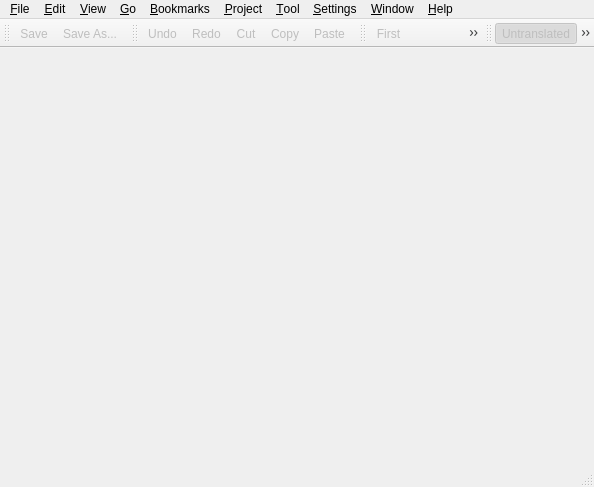
<ui version="4.0" >
 <class>MainWindow</class>
 <widget class="QMainWindow" name="MainWindow" >
  <property name="enabled" >
   <bool>true</bool>
  </property>
  <property name="geometry" >
   <rect>
    <x>0</x>
    <y>0</y>
    <width>594</width>
    <height>487</height>
   </rect>
  </property>
  <property name="sizePolicy" >
   <sizepolicy>
    <hsizetype>7</hsizetype>
    <vsizetype>7</vsizetype>
    <horstretch>0</horstretch>
    <verstretch>0</verstretch>
   </sizepolicy>
  </property>
  <property name="minimumSize" >
   <size>
    <width>400</width>
    <height>300</height>
   </size>
  </property>
  <property name="contextMenuPolicy" >
   <enum>Qt::DefaultContextMenu</enum>
  </property>
  <property name="windowTitle" >
   <string>Form</string>
  </property>
  <property name="windowIcon" >
   <iconset>../images/pootling.png</iconset>
  </property>
  <property name="toolTip" >
   <string/>
  </property>
  <property name="statusTip" >
   <string/>
  </property>
  <property name="whatsThis" >
   <string/>
  </property>
  <widget class="QWidget" name="centralwidget" />
  <widget class="QMenuBar" name="menubar" >
   <property name="geometry" >
    <rect>
     <x>0</x>
     <y>0</y>
     <width>594</width>
     <height>28</height>
    </rect>
   </property>
   <widget class="QMenu" name="menuBookmark" >
    <property name="title" >
     <string>&amp;Bookmarks</string>
    </property>
    <addaction name="actionAddBookmarks" />
    <addaction name="actionClearBookmarks" />
    <addaction name="separator" />
   </widget>
   <widget class="QMenu" name="menuGo" >
    <property name="title" >
     <string>&amp;Go</string>
    </property>
    <addaction name="actionFirst" />
    <addaction name="actionPrevious" />
    <addaction name="actionNext" />
    <addaction name="actionLast" />
    <addaction name="separator" />
    <addaction name="actionGoTo" />
   </widget>
   <widget class="QMenu" name="menuFile" >
    <property name="title" >
     <string>&amp;File</string>
    </property>
    <widget class="QMenu" name="menuOpen_Recent" >
     <property name="statusTip" >
      <string>Open the file that used to be opened.</string>
     </property>
     <property name="whatsThis" >
      <string>&lt;h3>Open Recent&lt;/h>Use this to open the file that used to be opened.</string>
     </property>
     <property name="title" >
      <string>Open &amp;Recent</string>
     </property>
     <property name="icon" >
      <iconset>../images/open.png</iconset>
     </property>
    </widget>
    <addaction name="actionOpen" />
    <addaction name="menuOpen_Recent" />
    <addaction name="action_Close" />
    <addaction name="separator" />
    <addaction name="actionSave" />
    <addaction name="actionSaveas" />
    <addaction name="separator" />
    <addaction name="actionExit" />
   </widget>
   <widget class="QMenu" name="menuView" >
    <property name="enabled" >
     <bool>true</bool>
    </property>
    <property name="title" >
     <string>&amp;View</string>
    </property>
    <addaction name="actionFilterUntranslated" />
    <addaction name="actionFilterFuzzy" />
    <addaction name="actionFilterTranslated" />
   </widget>
   <widget class="QMenu" name="menuEdit" >
    <property name="title" >
     <string>&amp;Edit</string>
    </property>
    <addaction name="actionUndo" />
    <addaction name="actionRedo" />
    <addaction name="separator" />
    <addaction name="actionCut" />
    <addaction name="actionCopy" />
    <addaction name="actionPaste" />
    <addaction name="separator" />
    <addaction name="actionFind" />
    <addaction name="actionFindPrevious" />
    <addaction name="actionFindNext" />
    <addaction name="actionReplace" />
    <addaction name="separator" />
    <addaction name="actionCopySource2Target" />
    <addaction name="actionCopySearchResult2Target" />
    <addaction name="actionToggleFuzzy" />
    <addaction name="actionClear_Fuzzies" />
    <addaction name="actionEdit_Header" />
   </widget>
   <widget class="QMenu" name="menuHelp" >
    <property name="title" >
     <string>&amp;Help</string>
    </property>
    <addaction name="actionAbout" />
    <addaction name="actionAboutQT" />
   </widget>
   <widget class="QMenu" name="menuWindow" >
    <property name="title" >
     <string>&amp;Window</string>
    </property>
    <widget class="QMenu" name="menuToolbars" >
     <property name="statusTip" >
      <string>Hide/Show the toolbars</string>
     </property>
     <property name="title" >
      <string>&amp;Toolbars</string>
     </property>
    </widget>
    <addaction name="separator" />
    <addaction name="separator" />
    <addaction name="menuToolbars" />
   </widget>
   <widget class="QMenu" name="menu_Tool" >
    <property name="title" >
     <string>&amp;Tool</string>
    </property>
    <addaction name="separator" />
    <addaction name="actionCatalogManager" />
    <addaction name="actionAuto_translate" />
   </widget>
   <widget class="QMenu" name="menuSettings" >
    <property name="title" >
     <string>&amp;Settings</string>
    </property>
    <addaction name="actionPreferences" />
    <addaction name="actionBuild_TM" />
    <addaction name="actionGlossary" />
   </widget>
   <widget class="QMenu" name="menuProject" >
    <property name="title" >
     <string>&amp;Project</string>
    </property>
    <addaction name="actionNewPro" />
    <addaction name="actionOpenPro" />
    <addaction name="actionProperties" />
   </widget>
   <addaction name="menuFile" />
   <addaction name="menuEdit" />
   <addaction name="menuView" />
   <addaction name="menuGo" />
   <addaction name="menuBookmark" />
   <addaction name="menuProject" />
   <addaction name="menu_Tool" />
   <addaction name="menuSettings" />
   <addaction name="menuWindow" />
   <addaction name="menuHelp" />
  </widget>
  <widget class="QStatusBar" name="statusbar" />
  <widget class="QToolBar" name="toolFile" >
   <property name="windowTitle" >
    <string>&amp;File Toolbar</string>
   </property>
   <property name="toolTip" >
    <string>Save</string>
   </property>
   <property name="statusTip" >
    <string>Save</string>
   </property>
   <property name="whatsThis" >
    <string>&lt;h3>Save File&lt;/h3>Save the contents of current editor.</string>
   </property>
   <property name="orientation" >
    <enum>Qt::Horizontal</enum>
   </property>
   <attribute name="toolBarArea" >
    <number>4</number>
   </attribute>
   <addaction name="actionSave" />
   <addaction name="actionSaveas" />
  </widget>
  <widget class="QToolBar" name="toolEdit" >
   <property name="enabled" >
    <bool>true</bool>
   </property>
   <property name="windowTitle" >
    <string>&amp;Edit Toolbar</string>
   </property>
   <property name="orientation" >
    <enum>Qt::Horizontal</enum>
   </property>
   <attribute name="toolBarArea" >
    <number>4</number>
   </attribute>
   <addaction name="actionUndo" />
   <addaction name="actionRedo" />
   <addaction name="actionCut" />
   <addaction name="actionCopy" />
   <addaction name="actionPaste" />
  </widget>
  <widget class="QToolBar" name="toolNavigation" >
   <property name="contextMenuPolicy" >
    <enum>Qt::DefaultContextMenu</enum>
   </property>
   <property name="acceptDrops" >
    <bool>false</bool>
   </property>
   <property name="windowTitle" >
    <string>&amp;Navigation Toolbar</string>
   </property>
   <property name="statusTip" >
    <string/>
   </property>
   <property name="whatsThis" >
    <string/>
   </property>
   <property name="orientation" >
    <enum>Qt::Horizontal</enum>
   </property>
   <attribute name="toolBarArea" >
    <number>4</number>
   </attribute>
   <addaction name="actionFirst" />
   <addaction name="actionPrevious" />
   <addaction name="actionNext" />
   <addaction name="actionLast" />
  </widget>
  <widget class="QToolBar" name="toolFilter" >
   <property name="windowTitle" >
    <string>Fil&amp;ter Toolbar</string>
   </property>
   <property name="orientation" >
    <enum>Qt::Horizontal</enum>
   </property>
   <attribute name="toolBarArea" >
    <number>4</number>
   </attribute>
   <addaction name="actionFilterUntranslated" />
   <addaction name="actionFilterFuzzy" />
   <addaction name="actionFilterTranslated" />
  </widget>
  <action name="actionOpen" >
   <property name="icon" >
    <iconset>../images/open.png</iconset>
   </property>
   <property name="text" >
    <string>&amp;Open...</string>
   </property>
   <property name="iconText" >
    <string>Open</string>
   </property>
   <property name="toolTip" >
    <string>Open</string>
   </property>
   <property name="statusTip" >
    <string>Open a file.</string>
   </property>
   <property name="whatsThis" >
    <string>&lt;h3>Open&lt;/h3>Use this to open existed file for edit.</string>
   </property>
   <property name="shortcut" >
    <string>Ctrl+O</string>
   </property>
  </action>
  <action name="actionSave" >
   <property name="enabled" >
    <bool>false</bool>
   </property>
   <property name="icon" >
    <iconset>../images/save.png</iconset>
   </property>
   <property name="text" >
    <string>&amp;Save</string>
   </property>
   <property name="statusTip" >
    <string>Save the current file.</string>
   </property>
   <property name="whatsThis" >
    <string>&lt;h3>Save&lt;/h3>Use this to save the current file.</string>
   </property>
   <property name="shortcut" >
    <string>Ctrl+S</string>
   </property>
  </action>
  <action name="actionSaveas" >
   <property name="enabled" >
    <bool>false</bool>
   </property>
   <property name="icon" >
    <iconset>../images/filesaveas.png</iconset>
   </property>
   <property name="text" >
    <string>Save &amp;As...</string>
   </property>
   <property name="iconText" >
    <string>Save As...</string>
   </property>
   <property name="toolTip" >
    <string>Save As...</string>
   </property>
   <property name="statusTip" >
    <string>Save the current contents to a new file.</string>
   </property>
   <property name="whatsThis" >
    <string>&lt;h3>Save As&lt;/h3>Use this to save the current contents to a new file. The file name can be entered in a file selection dialog.</string>
   </property>
   <property name="shortcut" >
    <string>Ctrl+Shift+S</string>
   </property>
  </action>
  <action name="actionExit" >
   <property name="icon" >
    <iconset>../images/exit.png</iconset>
   </property>
   <property name="text" >
    <string>&amp;Quit</string>
   </property>
   <property name="toolTip" >
    <string>Quit</string>
   </property>
   <property name="statusTip" >
    <string>Quit the application.</string>
   </property>
   <property name="whatsThis" >
    <string>&lt;h3>Quit&lt;/h3>Use this to quit the application. Any unsaved changes will be prompted.</string>
   </property>
   <property name="shortcut" >
    <string>Ctrl+Q</string>
   </property>
  </action>
  <action name="actionUndo" >
   <property name="enabled" >
    <bool>false</bool>
   </property>
   <property name="icon" >
    <iconset>../images/undo.png</iconset>
   </property>
   <property name="text" >
    <string>&amp;Undo</string>
   </property>
   <property name="statusTip" >
    <string>Undo the last change.</string>
   </property>
   <property name="whatsThis" >
    <string>&lt;h3>Undo&lt;/h3>Use this to undo the last change done in the editor.</string>
   </property>
   <property name="shortcut" >
    <string>Ctrl+Z</string>
   </property>
  </action>
  <action name="actionRedo" >
   <property name="enabled" >
    <bool>false</bool>
   </property>
   <property name="icon" >
    <iconset>../images/redo.png</iconset>
   </property>
   <property name="text" >
    <string>Re&amp;do</string>
   </property>
   <property name="statusTip" >
    <string>Redo the last change.</string>
   </property>
   <property name="whatsThis" >
    <string>&lt;h3>Redo&lt;/h3>Use this to redo the last change done in the editor.</string>
   </property>
   <property name="shortcut" >
    <string>Ctrl+Shift+Z</string>
   </property>
  </action>
  <action name="actionCut" >
   <property name="enabled" >
    <bool>false</bool>
   </property>
   <property name="icon" >
    <iconset>../images/cut.png</iconset>
   </property>
   <property name="text" >
    <string>Cu&amp;t</string>
   </property>
   <property name="statusTip" >
    <string>Cut the selected text.</string>
   </property>
   <property name="whatsThis" >
    <string>&lt;h3>Cut&lt;/h3>Use this to cut the selected text to the clipboard.</string>
   </property>
   <property name="shortcut" >
    <string>Ctrl+X</string>
   </property>
  </action>
  <action name="actionCopy" >
   <property name="checkable" >
    <bool>false</bool>
   </property>
   <property name="enabled" >
    <bool>false</bool>
   </property>
   <property name="icon" >
    <iconset>../images/copy.png</iconset>
   </property>
   <property name="text" >
    <string>&amp;Copy</string>
   </property>
   <property name="statusTip" >
    <string>Copy the selected text.</string>
   </property>
   <property name="whatsThis" >
    <string>&lt;h3>Copy&lt;/h3>Use this to copy the selected text to the clipboard.</string>
   </property>
   <property name="shortcut" >
    <string>Ctrl+C</string>
   </property>
  </action>
  <action name="actionPaste" >
   <property name="enabled" >
    <bool>false</bool>
   </property>
   <property name="icon" >
    <iconset>../images/paste.png</iconset>
   </property>
   <property name="text" >
    <string>&amp;Paste</string>
   </property>
   <property name="iconText" >
    <string>Paste</string>
   </property>
   <property name="toolTip" >
    <string>Paste</string>
   </property>
   <property name="statusTip" >
    <string>Paste the last cut/copied text.</string>
   </property>
   <property name="whatsThis" >
    <string>&lt;h3>Paste&lt;/h3>Use this to paste the last cut/copies text from the clipboard to the editor.</string>
   </property>
   <property name="shortcut" >
    <string>Ctrl+V</string>
   </property>
  </action>
  <action name="actionFind" >
   <property name="enabled" >
    <bool>false</bool>
   </property>
   <property name="icon" >
    <iconset>../images/find.png</iconset>
   </property>
   <property name="text" >
    <string>&amp;Find</string>
   </property>
   <property name="statusTip" >
    <string>Find text in the shown strings.</string>
   </property>
   <property name="whatsThis" >
    <string>&lt;h3>Find&lt;/h3>Use this to find text in the shown strings. The find dialog will show at the bottom of the editor.</string>
   </property>
   <property name="shortcut" >
    <string>Ctrl+F</string>
   </property>
  </action>
  <action name="actionAbout" >
   <property name="text" >
    <string>&amp;About Pootling</string>
   </property>
   <property name="statusTip" >
    <string>Display some information about this software.</string>
   </property>
   <property name="whatsThis" >
    <string>&lt;h3>About Pootling&lt;/h3>Display some information about this software.</string>
   </property>
   <property name="shortcut" >
    <string/>
   </property>
  </action>
  <action name="actionShowMenuBar" >
   <property name="text" >
    <string>Show MenuBar</string>
   </property>
   <property name="shortcut" >
    <string>Ctrl+M</string>
   </property>
  </action>
  <action name="actionShowTUview" >
   <property name="text" >
    <string>Show TUview</string>
   </property>
   <property name="shortcut" >
    <string>Ctrl+T</string>
   </property>
  </action>
  <action name="actionAboutQT" >
   <property name="text" >
    <string>About &amp;Qt</string>
   </property>
   <property name="iconText" >
    <string>About Qt</string>
   </property>
   <property name="statusTip" >
    <string>Display some information about the Qt Toolkit.</string>
   </property>
   <property name="whatsThis" >
    <string>&lt;h3>About Qt&lt;/h3>Display some information about the Qt Toolkit.</string>
   </property>
   <property name="shortcut" >
    <string/>
   </property>
  </action>
  <action name="actionShow_MenuBar" >
   <property name="text" >
    <string>Show MenuBar</string>
   </property>
  </action>
  <action name="actionShow_TUview" >
   <property name="text" >
    <string>Show TUview</string>
   </property>
  </action>
  <action name="actionFirst" >
   <property name="enabled" >
    <bool>false</bool>
   </property>
   <property name="icon" >
    <iconset>../images/first.png</iconset>
   </property>
   <property name="text" >
    <string>&amp;First</string>
   </property>
   <property name="toolTip" >
    <string>First</string>
   </property>
   <property name="statusTip" >
    <string>Go to the first string.</string>
   </property>
   <property name="whatsThis" >
    <string>&lt;h3>First&lt;/h3>Go to the first string in the table.</string>
   </property>
   <property name="shortcut" >
    <string>Ctrl+PgUp</string>
   </property>
  </action>
  <action name="actionPrevious" >
   <property name="enabled" >
    <bool>false</bool>
   </property>
   <property name="icon" >
    <iconset>../images/back.png</iconset>
   </property>
   <property name="text" >
    <string>&amp;Previous</string>
   </property>
   <property name="statusTip" >
    <string>Go to the previous string.</string>
   </property>
   <property name="whatsThis" >
    <string>&lt;h3>Previous&lt;/h3>Go to the previous string in the table.</string>
   </property>
   <property name="shortcut" >
    <string>PgUp</string>
   </property>
  </action>
  <action name="actionNext" >
   <property name="enabled" >
    <bool>false</bool>
   </property>
   <property name="icon" >
    <iconset>../images/forward.png</iconset>
   </property>
   <property name="text" >
    <string>&amp;Next</string>
   </property>
   <property name="statusTip" >
    <string>Go to the next string.</string>
   </property>
   <property name="whatsThis" >
    <string>&lt;h3>Next&lt;/h3>Go to the next string in the table.</string>
   </property>
   <property name="shortcut" >
    <string>PgDown</string>
   </property>
  </action>
  <action name="actionLast" >
   <property name="enabled" >
    <bool>false</bool>
   </property>
   <property name="icon" >
    <iconset>../images/last.png</iconset>
   </property>
   <property name="text" >
    <string>&amp;Last</string>
   </property>
   <property name="statusTip" >
    <string>Go to the last string.</string>
   </property>
   <property name="whatsThis" >
    <string>&lt;h3>Last&lt;/h3>Go to the last string in the table.</string>
   </property>
   <property name="shortcut" >
    <string>Ctrl+PgDown</string>
   </property>
  </action>
  <action name="actionCopySource2Target" >
   <property name="enabled" >
    <bool>false</bool>
   </property>
   <property name="text" >
    <string>Cop&amp;y Source To Target</string>
   </property>
   <property name="iconText" >
    <string>Copy Source To Target</string>
   </property>
   <property name="toolTip" >
    <string>Copy Source To Target</string>
   </property>
   <property name="statusTip" >
    <string>Copy current string from source field to target field.</string>
   </property>
   <property name="whatsThis" >
    <string>&lt;h3>Copy Source To Target&lt;/h3>Use this to copy current string from source field to target field.</string>
   </property>
   <property name="shortcut" >
    <string>F2</string>
   </property>
  </action>
  <action name="actionToggleFuzzy" >
   <property name="enabled" >
    <bool>false</bool>
   </property>
   <property name="text" >
    <string>To&amp;ggle Fuzzy</string>
   </property>
   <property name="iconText" >
    <string>Toggle Fuzzy</string>
   </property>
   <property name="toolTip" >
    <string>Toggle Fuzzy</string>
   </property>
   <property name="statusTip" >
    <string>Toggle fuzzy for current string.</string>
   </property>
   <property name="whatsThis" >
    <string>&lt;h3>Toggle Fuzzy&lt;/h3>Use this to set current string to fuzzy or unset it.</string>
   </property>
   <property name="shortcut" >
    <string>Ctrl+U</string>
   </property>
  </action>
  <action name="actionFile" >
   <property name="text" >
    <string>file</string>
   </property>
  </action>
  <action name="actionFind_Previous" >
   <property name="enabled" >
    <bool>false</bool>
   </property>
   <property name="text" >
    <string>Find Previous</string>
   </property>
  </action>
  <action name="actionFind_Next" >
   <property name="enabled" >
    <bool>false</bool>
   </property>
   <property name="text" >
    <string>Find Next</string>
   </property>
  </action>
  <action name="actionReplace" >
   <property name="enabled" >
    <bool>false</bool>
   </property>
   <property name="icon" >
    <iconset>../images/replace.png</iconset>
   </property>
   <property name="text" >
    <string>&amp;Replace</string>
   </property>
   <property name="statusTip" >
    <string>Replace text in the shown strings.</string>
   </property>
   <property name="whatsThis" >
    <string>&lt;h3>Replace&lt;/h3>Use this to find text in the shown strings to replace. The find and replace dialog will show at the bottom of the editor.</string>
   </property>
   <property name="shortcut" >
    <string>Ctrl+R</string>
   </property>
  </action>
  <action name="actionFindNext" >
   <property name="enabled" >
    <bool>false</bool>
   </property>
   <property name="icon" >
    <iconset>../images/next.png</iconset>
   </property>
   <property name="text" >
    <string>Find &amp;Next</string>
   </property>
   <property name="iconText" >
    <string>Find Next</string>
   </property>
   <property name="toolTip" >
    <string>Find Next</string>
   </property>
   <property name="statusTip" >
    <string>Find next occurrance of text.</string>
   </property>
   <property name="whatsThis" >
    <string>&lt;h3>Find Next&lt;/h3>Use this to find the next occurrance of search text in the shown strings.</string>
   </property>
   <property name="shortcut" >
    <string>F3</string>
   </property>
  </action>
  <action name="actionFindPrevious" >
   <property name="enabled" >
    <bool>false</bool>
   </property>
   <property name="icon" >
    <iconset>../images/previous.png</iconset>
   </property>
   <property name="text" >
    <string>Find Pre&amp;vious</string>
   </property>
   <property name="statusTip" >
    <string>Find previous occurrance of text.</string>
   </property>
   <property name="whatsThis" >
    <string>&lt;h3>Find Previous&lt;/h3>Use this to find the previous occurrance of search text in the shown strings.</string>
   </property>
   <property name="shortcut" >
    <string>Shift+F3</string>
   </property>
  </action>
  <action name="actionSelectAll" >
   <property name="enabled" >
    <bool>false</bool>
   </property>
   <property name="text" >
    <string>Select &amp;All</string>
   </property>
   <property name="statusTip" >
    <string>Select all text</string>
   </property>
   <property name="whatsThis" >
    <string>&lt;h3>Select all text&lt;/h3>Select all text in the current window.</string>
   </property>
   <property name="shortcut" >
    <string>Ctrl+A</string>
   </property>
  </action>
  <action name="actionEdit_Header" >
   <property name="enabled" >
    <bool>false</bool>
   </property>
   <property name="text" >
    <string>&amp;Header...</string>
   </property>
   <property name="statusTip" >
    <string>Open header dialog.</string>
   </property>
   <property name="whatsThis" >
    <string>&lt;h3>Open header dialog&lt;/h3>Use this to open the dialog to edit the header information.</string>
   </property>
   <property name="shortcut" >
    <string>Ctrl+H</string>
   </property>
  </action>
  <action name="actionPreferences" >
   <property name="icon" >
    <iconset>../images/configure.png</iconset>
   </property>
   <property name="text" >
    <string>&amp;Preferences...</string>
   </property>
   <property name="statusTip" >
    <string>Set common options for personality, font and color, translation memory and glossary, and save.</string>
   </property>
   <property name="whatsThis" >
    <string>&lt;h3>Preferences&lt;/h3>Use this to set common options for personality, font and color, translation memory and glossary, and save.</string>
   </property>
  </action>
  <action name="actionToolbars" >
   <property name="text" >
    <string>Toolbars</string>
   </property>
  </action>
  <action name="actionFilterFuzzy" >
   <property name="checkable" >
    <bool>true</bool>
   </property>
   <property name="checked" >
    <bool>true</bool>
   </property>
   <property name="enabled" >
    <bool>false</bool>
   </property>
   <property name="icon" >
    <iconset>../images/fuzzy.png</iconset>
   </property>
   <property name="text" >
    <string>&amp;Fuzzy</string>
   </property>
   <property name="toolTip" >
    <string>Show/Hide fuzzy strings</string>
   </property>
   <property name="statusTip" >
    <string>Show or hide the fuzzy strings.</string>
   </property>
   <property name="whatsThis" >
    <string>&lt;h3>Fuzzy&lt;/h3>Use this to show or hide the fuzzy strings.</string>
   </property>
   <property name="shortcut" >
    <string>Ctrl+Alt+F</string>
   </property>
  </action>
  <action name="actionFilterTranslated" >
   <property name="checkable" >
    <bool>true</bool>
   </property>
   <property name="checked" >
    <bool>true</bool>
   </property>
   <property name="enabled" >
    <bool>false</bool>
   </property>
   <property name="icon" >
    <iconset>../images/translated.png</iconset>
   </property>
   <property name="text" >
    <string>&amp;Translated</string>
   </property>
   <property name="toolTip" >
    <string>Show/Hide translated strings</string>
   </property>
   <property name="statusTip" >
    <string>Show or hide the translated strings.</string>
   </property>
   <property name="whatsThis" >
    <string>&lt;h3>Translated&lt;/h3>Use this show or hide the translated strings.</string>
   </property>
   <property name="shortcut" >
    <string>Ctrl+Alt+T</string>
   </property>
  </action>
  <action name="actionFilterUntranslated" >
   <property name="checkable" >
    <bool>true</bool>
   </property>
   <property name="checked" >
    <bool>true</bool>
   </property>
   <property name="enabled" >
    <bool>false</bool>
   </property>
   <property name="icon" >
    <iconset>../images/untranslated.png</iconset>
   </property>
   <property name="text" >
    <string>&amp;Untranslated</string>
   </property>
   <property name="toolTip" >
    <string>Show/Hide untranslated strings</string>
   </property>
   <property name="statusTip" >
    <string>Show or hide the untranslated strings.</string>
   </property>
   <property name="whatsThis" >
    <string>&lt;h3>Untranslated&lt;/h3>Use this to show or hide the untranslated strings.</string>
   </property>
   <property name="shortcut" >
    <string>Ctrl+Alt+U</string>
   </property>
  </action>
  <action name="action_Close" >
   <property name="enabled" >
    <bool>false</bool>
   </property>
   <property name="icon" >
    <iconset>../images/fileclose.png</iconset>
   </property>
   <property name="text" >
    <string>&amp;Close</string>
   </property>
   <property name="statusTip" >
    <string>Close the current opened file.</string>
   </property>
   <property name="whatsThis" >
    <string>&lt;h3>Close the current file&lt;/h3>Use this to close the current opened file.</string>
   </property>
   <property name="shortcut" >
    <string>Ctrl+W</string>
   </property>
  </action>
  <action name="actionGoTo" >
   <property name="enabled" >
    <bool>false</bool>
   </property>
   <property name="text" >
    <string>&amp;String Number...</string>
   </property>
   <property name="iconText" >
    <string>String Number</string>
   </property>
   <property name="toolTip" >
    <string>String Number</string>
   </property>
   <property name="statusTip" >
    <string>Go to string number...</string>
   </property>
   <property name="whatsThis" >
    <string>&lt;h3>GoTo String&lt;/h3>Go to the string number specified by user.</string>
   </property>
   <property name="shortcut" >
    <string>Ctrl+G</string>
   </property>
  </action>
  <action name="actionAddBookmarks" >
   <property name="enabled" >
    <bool>false</bool>
   </property>
   <property name="icon" >
    <iconset>../images/bookmarkadd.png</iconset>
   </property>
   <property name="text" >
    <string>&amp;Add Bookmarks</string>
   </property>
   <property name="statusTip" >
    <string>Add a bookmark of the current string.</string>
   </property>
   <property name="whatsThis" >
    <string>&lt;h3>Add Bookmarks&lt;/h3>Use this to add a bookmark of the current string</string>
   </property>
   <property name="shortcut" >
    <string>Ctrl+B</string>
   </property>
  </action>
  <action name="actionClearBookmarks" >
   <property name="text" >
    <string>&amp;Clear Bookmarks</string>
   </property>
   <property name="statusTip" >
    <string>Clear all the bookmarks.</string>
   </property>
   <property name="whatsThis" >
    <string>&lt;h3>Clear Bookmarks&lt;/h3>Use this to clear all the bookmarks.</string>
   </property>
   <property name="shortcut" >
    <string/>
   </property>
  </action>
  <action name="actionAuto_translate" >
   <property name="text" >
    <string>&amp;Auto Translate</string>
   </property>
  </action>
  <action name="actionCatalogManager" >
   <property name="icon" >
    <iconset>../images/catalog.png</iconset>
   </property>
   <property name="text" >
    <string>Catalog Manager...</string>
   </property>
   <property name="statusTip" >
    <string>Open catalog manager.</string>
   </property>
   <property name="whatsThis" >
    <string>&lt;h3>Catalog Manager&lt;/h3>Use this to open catalog manager.</string>
   </property>
  </action>
  <action name="actionBuildGlossary" >
   <property name="enabled" >
    <bool>true</bool>
   </property>
   <property name="text" >
    <string>Gl&amp;ossary</string>
   </property>
  </action>
  <action name="actionCopySearchResult2Target" >
   <property name="enabled" >
    <bool>false</bool>
   </property>
   <property name="icon" >
    <iconset>../images/source.png</iconset>
   </property>
   <property name="text" >
    <string>Copy &amp;Translation To Target</string>
   </property>
   <property name="iconText" >
    <string>Copy Translation To Target</string>
   </property>
   <property name="toolTip" >
    <string>Copy Translation To Target</string>
   </property>
   <property name="statusTip" >
    <string>Copy the most similar translation to target field.</string>
   </property>
   <property name="whatsThis" >
    <string>&lt;h3>Copy Translation To Target&lt;/h3>Use this to copy the most similar translation to target field.</string>
   </property>
  </action>
  <action name="actionBuild_TM" >
   <property name="icon" >
    <iconset>../images/memory.png</iconset>
   </property>
   <property name="text" >
    <string>Build TM...</string>
   </property>
   <property name="toolTip" >
    <string>Build the translation memory.</string>
   </property>
   <property name="statusTip" >
    <string>Build the translation memory.</string>
   </property>
   <property name="whatsThis" >
    <string>&lt;h3>Build TM&lt;/h3>Use this to build the translation memory.</string>
   </property>
  </action>
  <action name="actionGlossary" >
   <property name="text" >
    <string>Build Gl&amp;ossary...</string>
   </property>
   <property name="iconText" >
    <string>Build Glossary</string>
   </property>
   <property name="toolTip" >
    <string>Build the glossary</string>
   </property>
   <property name="statusTip" >
    <string>Build the glossary</string>
   </property>
   <property name="whatsThis" >
    <string>&lt;h3>Build Glossary&lt;/h3>Use this to build the glossary.</string>
   </property>
  </action>
  <action name="actionAuto_translate" >
   <property name="text" >
    <string>Auto Translate</string>
   </property>
   <property name="statusTip" >
    <string>Translate the whole strings automatically.</string>
   </property>
   <property name="whatsThis" >
    <string>&lt;h3>&lt;/h3>Use this to translate the whole strings automatically.</string>
   </property>
  </action>
  <action name="actionNewPro" >
   <property name="text" >
    <string>&amp;New...   </string>
   </property>
   <property name="statusTip" >
    <string>This opens a dialog for entering  the information for a new project.</string>
   </property>
   <property name="whatsThis" >
    <string>&lt;h3>New...&lt;/h3>Use this to open a dialog for entering  the information for a new project.</string>
   </property>
  </action>
  <action name="actionOpenPro" >
   <property name="text" >
    <string>&amp;Open...   </string>
   </property>
   <property name="statusTip" >
    <string>This open an existing project.</string>
   </property>
   <property name="whatsThis" >
    <string>&lt;h3>Open&lt;/h3>Use this to open an existing project.</string>
   </property>
  </action>
  <action name="actionClear_Fuzzies" >
   <property name="enabled" >
    <bool>false</bool>
   </property>
   <property name="text" >
    <string>Clear All Fuzzies</string>
   </property>
  </action>
  <action name="actionProperties" >
   <property name="enabled" >
    <bool>false</bool>
   </property>
   <property name="text" >
    <string>&amp;Properties</string>
   </property>
  </action>
 </widget>
 <resources/>
 <connections/>
</ui>
